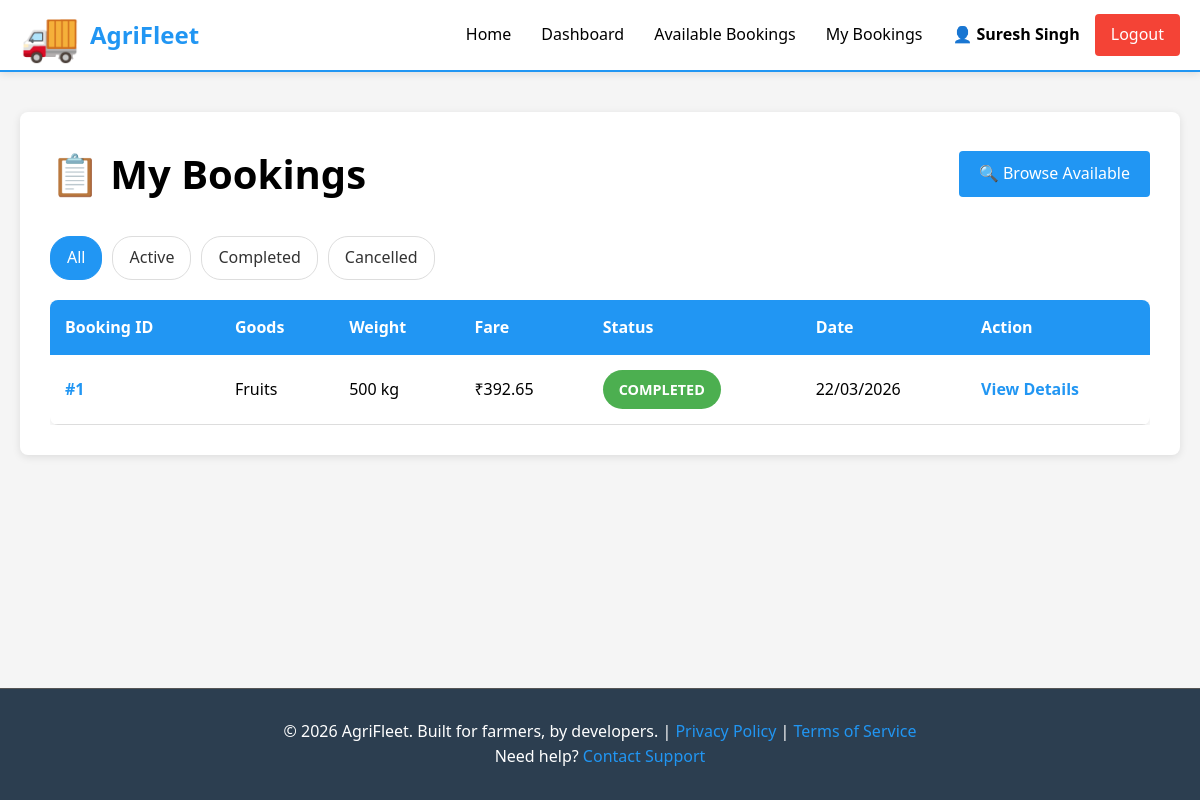
The app's page /driver/bookings (signed in) with its own data.
### models.py (models this page shows, shortened)
class User(db.Model):
    __tablename__ = 'users'
    id = db.Column(db.Integer, primary_key=True)
    email = db.Column(db.String(255), unique=True, nullable=False, index=True)
    password_hash = db.Column(db.String(255), nullable=False)
    role = db.Column(db.String(20), nullable=False, default='farmer')
    full_name = db.Column(db.String(255), nullable=False)
    phone_number = db.Column(db.String(20))
    created_at = db.Column(db.DateTime, default=datetime.utcnow)
    driver = db.relationship('Driver', back_populates='user', uselist=False, cascade='all, delete-orphan')
    farmer_bookings = db.relationship('Booking', foreign_keys='Booking.farmer_id', back_populates='farmer', cascade='all, delete-orphan')
    driver_bookings = db.relationship('Booking', foreign_keys='Booking.driver_id', back_populates='driver_user', cascade='all, delete-orphan')
    def is_farmer(self):
        return self.role == 'farmer'
    def is_driver(self):
        return self.role == 'driver'

class Booking(db.Model):
    __tablename__ = 'bookings'
    id = db.Column(db.Integer, primary_key=True)
    farmer_id = db.Column(db.Integer, db.ForeignKey('users.id'), nullable=False)
    driver_id = db.Column(db.Integer, db.ForeignKey('users.id'), nullable=True)
    pickup_latitude = db.Column(db.Float, nullable=False)
    pickup_longitude = db.Column(db.Float, nullable=False)
    dropoff_latitude = db.Column(db.Float, nullable=False)
    dropoff_longitude = db.Column(db.Float, nullable=False)
    goods_type = db.Column(db.String(255), nullable=False)
    weight_kg = db.Column(db.Integer, nullable=False)
    estimated_fare = db.Column(db.Float, nullable=False)
    final_fare = db.Column(db.Float)
    status = db.Column(db.String(20), default='PENDING', nullable=False)
    created_at = db.Column(db.DateTime, default=datetime.utcnow)
    accepted_at = db.Column(db.DateTime)
    completed_at = db.Column(db.DateTime)
    farmer = db.relationship('User', foreign_keys=[farmer_id], back_populates='farmer_bookings')
    driver_user = db.relationship('User', foreign_keys=[driver_id], back_populates='driver_bookings')

### routes/driver_routes.py (the view)
@driver_bp.route('/bookings')
@driver_required
def bookings():
    current_user = get_current_user()
    status_filter = request.args.get('status', None)
    query = Booking.query.filter_by(driver_id=current_user.id)
    if status_filter:
        query = query.filter_by(status=status_filter)
    bookings_list = query.order_by(Booking.created_at.desc()).all()
    return render_template(
        'driver/history.html',
        bookings=bookings_list,
        current_status=status_filter
    )

### app.py (called while the page is built)
def create_app(config_class=None):
    app = Flask(__name__, template_folder='templates', static_folder='static')
    if config_class is None:
        config_class = config
    app.config.from_object(config_class)
    db.init_app(app)
    app.register_blueprint(auth_bp)
    app.register_blueprint(farmer_bp)
    app.register_blueprint(driver_bp)
    @app.context_processor
    def inject_user():
        return {'current_user': get_current_user()}
    @app.errorhandler(404)
    def not_found(error):
        return render_template('errors/404.html'), 404
    @app.errorhandler(500)
    def server_error(error):
        return render_template('errors/500.html'), 500
    @app.route('/')
    def index():
        """Landing page"""
        return render_template('index.html')
    with app.app_context():
        db.create_all()
        logger.info('Database tables created')
    return app

### auth.py (called while the page is built)
def get_current_user():
    user_id = session.get('user_id')
    if user_id:
        return User.query.get(user_id)
    return None

def is_logged_in():
    return 'user_id' in session

def driver_required(f):
    @wraps(f)
    def decorated_function(*args, **kwargs):
        if not is_logged_in():
            flash('Please log in first', 'warning')
            return redirect(url_for('auth.login'))
        user = get_current_user()
        if not user or not user.is_driver():
            flash('Only drivers can access this page', 'danger')
            return redirect(url_for('index'))
        return f(*args, **kwargs)
    return decorated_function

### templates/driver/history.html (shortened to what this page needs)
{% extends "base.html" %}
{% block content %}
<div class="list-container">
    <div class="list-header">
        <h1>📋 My Bookings</h1>
        <a href="{{ url_for('driver.available_bookings') }}" class="btn btn-primary">
            🔍 Browse Available
        </a>
    </div>
    <div class="filter-buttons">
        <a href="{{ url_for('driver.bookings') }}"
           class="filter-btn {% if not current_status %}active{% endif %}">
            All
        </a>
        <a href="{{ url_for('driver.bookings', status='ACCEPTED') }}"
           class="filter-btn {% if current_status == 'ACCEPTED' %}active{% endif %}">
            Active
        </a>
        <a href="{{ url_for('driver.bookings', status='COMPLETED') }}"
           class="filter-btn {% if current_status == 'COMPLETED' %}active{% endif %}">
            Completed
        </a>
        <a href="{{ url_for('driver.bookings', status='CANCELLED') }}"
           class="filter-btn {% if current_status == 'CANCELLED' %}active{% endif %}">
            Cancelled
        </a>
    </div>
    {% if bookings %}
        <div class="table-responsive">
            <table class="bookings-table">
                <thead>
                    <tr>
                        <th>Booking ID</th>
                        <th>Goods</th>
                        <th>Weight</th>
                        <th>Fare</th>
                        <th>Status</th>
                        <th>Date</th>
                        <th>Action</th>
                    </tr>
                </thead>
                <tbody>
                    {% for booking in bookings %}
                        <tr class="booking-row">
                            <td class="cell-id">#{{ booking.id }}</td>
                            <td>{{ booking.goods_type }}</td>
                            <td>{{ booking.weight_kg }} kg</td>
                            <td>
                                {% if booking.final_fare %}
                                    ₹{{ booking.final_fare }}
                                {% else %}
                                    ₹{{ booking.estimated_fare }}
                                {% endif %}
                            </td>
                            <td>
                                <span class="status-badge status-{{ booking.status|lower }}">
                                    {{ booking.status }}
                                </span>
                            </td>
                            <td>{{ booking.created_at.strftime('%d/%m/%Y') }}</td>
                            <td>
                                <a href="{{ url_for('driver.booking_details', booking_id=booking.id) }}"
                                   class="link-btn">View Details</a>
                            </td>
                        </tr>
                    {% endfor %}
                </tbody>
            </table>
        </div>
    {% endif %}
</div>
{% endblock %}

### templates/base.html (shortened to what this page needs)
<!DOCTYPE html>
<html lang="en">
<head>
    <link rel="stylesheet" href="{{ url_for('static', filename='css/style.css') }}">
    <link rel="stylesheet" href="{{ url_for('static', filename='css/responsive.css') }}">
    <link rel="stylesheet" href="{{ url_for('static', filename='css/animations.css') }}">
</head>
<body>
    <nav class="navbar">
        <div class="navbar-container">
            <div class="navbar-brand">
                <a href="{{ url_for('index') }}" class="brand-logo">
                    <span class="brand-icon">🚚</span>
                    <span class="brand-text">AgriFleet</span>
                </a>
            </div>
            <ul class="navbar-menu">
                {% if current_user %}
                    <li><a href="{{ url_for('index') }}" class="nav-link">Home</a></li>
                    {% if current_user.is_farmer() %}
                        <li><a href="{{ url_for('farmer.dashboard') }}" class="nav-link">Dashboard</a></li>
                        <li><a href="{{ url_for('farmer.create_booking_page') }}" class="nav-link">New Booking</a></li>
                        <li><a href="{{ url_for('farmer.bookings') }}" class="nav-link">My Bookings</a></li>
                    {% elif current_user.is_driver() %}
                        <li><a href="{{ url_for('driver.dashboard') }}" class="nav-link">Dashboard</a></li>
                        <li><a href="{{ url_for('driver.available_bookings') }}" class="nav-link">Available Bookings</a></li>
                        <li><a href="{{ url_for('driver.bookings') }}" class="nav-link">My Bookings</a></li>
                    {% elif current_user.is_admin() %}
                        <li><a href="{{ url_for('index') }}" class="nav-link">Admin</a></li>
                    {% endif %}
                    <li class="nav-user-menu">
                        <span class="nav-user-name">👤 {{ current_user.full_name }}</span>
                        <a href="{{ url_for('auth.logout') }}" class="nav-link logout-btn">Logout</a>
                    </li>
                {% else %}
                    <li><a href="{{ url_for('index') }}" class="nav-link">Home</a></li>
                    <li><a href="{{ url_for('auth.login') }}" class="nav-link">Login</a></li>
                    <li><a href="{{ url_for('auth.signup') }}" class="nav-link signup-btn">Sign Up</a></li>
                {% endif %}
            </ul>
        </div>
    </nav>
    <main class="main-container">
        {% block content %}
        {% endblock %}
    </main>
    <footer class="footer">
        <div class="footer-content">
            <p>&copy; 2026 AgriFleet. Built for farmers, by developers. | <a href="#">Privacy Policy</a> | <a href="#">Terms of Service</a></p>
            <p>Need help? <a href="mailto:support@AgriFleet.com">Contact Support</a></p>
        </div>
    </footer>
</body>
</html>

### static/css/style.css (style rules this page uses)
:root { --primary-color: #2196F3; --secondary-color: #4CAF50; --accent-color: #FF9800; --danger-color: #F44336; --warning-color: #FFC107; --bg-light: #F5F5F5; --border-color: #DDD; --text-dark: #000; --text-light: #333; --shadow: 0 2px 8px rgba(0,0,0,0.1); }
* { margin: 0; padding: 0; box-sizing: border-box; }
html, body { height: 100%; background: var(--bg-light); }
body { font-family: 'Segoe UI', Tahoma, Geneva, Verdana, sans-serif; line-height: 1.6; color: var(--text-dark); display: flex; flex-direction: column; }
main { flex: 1; }
h1, h2, h3, h4, h5, h6 { margin-bottom: 10px; color: var(--text-dark); font-weight: 600; }
h1 { font-size: 2.5em; }
a { color: var(--primary-color); text-decoration: none; }
.navbar { background: white; box-shadow: var(--shadow); position: sticky; top: 0; z-index: 100; border-bottom: 2px solid var(--primary-color); }
.navbar-container { max-width: 1200px; margin: 0 auto; padding: 0 20px; display: flex; justify-content: space-between; align-items: center; height: 70px; }
.navbar-brand { font-size: 1.5em; font-weight: bold; }
.brand-logo { display: flex; align-items: center; gap: 10px; color: var(--primary-color); text-decoration: none; }
.brand-icon { font-size: 2em; }
.brand-text { font-weight: bold; }
.navbar-menu { display: flex; list-style: none; gap: 30px; align-items: center; }
.nav-link { color: var(--text-dark); text-decoration: none; transition: color 0.3s ease; font-weight: 500; }
.logout-btn { background: var(--danger-color); color: white !important; padding: 8px 16px; border-radius: 4px; display: inline-block; }
.nav-user-menu { display: flex; gap: 15px; align-items: center; }
.nav-user-name { font-weight: bold; }
.btn { display: inline-block; padding: 10px 20px; border: none; border-radius: 4px; cursor: pointer; font-size: 1em; transition: all 0.3s ease; text-decoration: none; text-align: center; font-weight: 500; }
.btn-primary { background: var(--primary-color); color: white; }
.main-container { max-width: 1200px; margin: 0 auto; padding: 40px 20px; width: 100%; flex: 1; }
.bookings-table { width: 100%; border-collapse: collapse; background: white; box-shadow: var(--shadow); border-radius: 8px; overflow: hidden; }
.bookings-table thead { background: var(--primary-color); color: white; }
.bookings-table th { padding: 15px; text-align: left; font-weight: 600; }
.bookings-table td { padding: 15px; border-bottom: 1px solid var(--border-color); }
.link-btn { color: var(--primary-color); cursor: pointer; font-weight: 600; border: none; background: none; padding: 0; }
.status-badge { display: inline-block; padding: 6px 12px; border-radius: 20px; font-size: 0.85em; font-weight: 600; }
.status-completed { background: #4CAF50; color: white; }
.footer { background: #2c3e50; color: white; padding: 30px 20px; text-align: center; border-top: 1px solid #555; margin-top: auto; }
.footer-content { max-width: 1200px; margin: 0 auto; }
.footer a { color: var(--primary-color); }
.list-container { background: white; padding: 30px; border-radius: 8px; box-shadow: var(--shadow); }
.list-header { display: flex; justify-content: space-between; align-items: center; margin-bottom: 30px; }
.list-header h1 { margin: 0; }
.status-badge { padding: 8px 16px; border-radius: 20px; font-weight: bold; font-size: 0.9em; }

### static/css/animations.css (style rules this page uses)
body { animation: fadeIn 0.3s ease-in; }
.btn { transition: all 0.3s ease; }
a { transition: color 0.3s ease; }
.status-badge { transition: transform 0.3s ease; }
.nav-link { transition: all 0.3s ease; position: relative; }
.nav-link:not(.signup-btn):not(.logout-btn)::after { content: ''; position: absolute; bottom: -5px; left: 0; width: 0; height: 2px; background: var(--primary-color); transition: width 0.3s ease; }
.bookings-table tbody tr { transition: background-color 0.3s ease; }
html { scroll-behavior: smooth; }

### templates/driver/history.html (style rules this page uses)
.table-responsive { overflow-x: auto; }
.cell-id { font-weight: bold; color: #2196F3; }
.filter-buttons { display: flex; gap: 10px; margin-bottom: 20px; flex-wrap: wrap; }
.filter-btn { padding: 8px 16px; border: 1px solid #ddd; border-radius: 20px; text-decoration: none; transition: all 0.3s ease; background: white; color: #333; }
.filter-btn.active { background: #2196F3; color: white; border-color: #2196F3; }

### records on screen
User: full_name "Suresh Singh"
Booking: id "1", goods_type "Fruits", weight_kg "500", final_fare "392.65", status "COMPLETED", created_at "22/03/2026"
